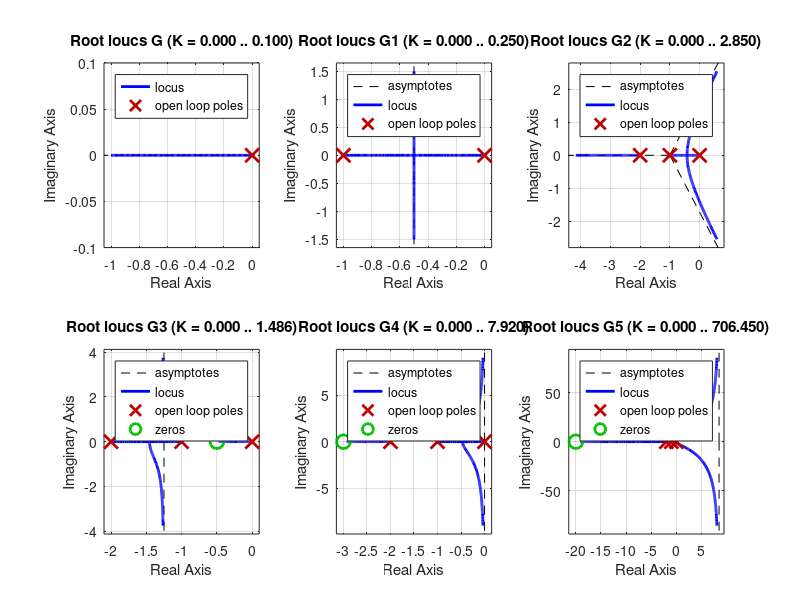

The MATLAB script that drew this image:
clc
close all
clear all
s=tf('s');
G=10/s
G1=10/(s*(s+1))
G2=10/(s*(s+1)*(s+2))
G3=(10*(s+0.5))/(s*(s+1)*(s+2))
G4=(10*(s+3))/(s*(s+1)*(s+2))
G5=(10*(s+20))/(s*(s+1)*(s+2))
subplot(2,3,1);rlocus(G);
subplot(2,3,2);rlocus(G1);
subplot(2,3,3);rlocus(G2);
subplot(2,3,4);rlocus(G3);
subplot(2,3,5);rlocus(G4);
subplot(2,3,6);rlocus(G5);